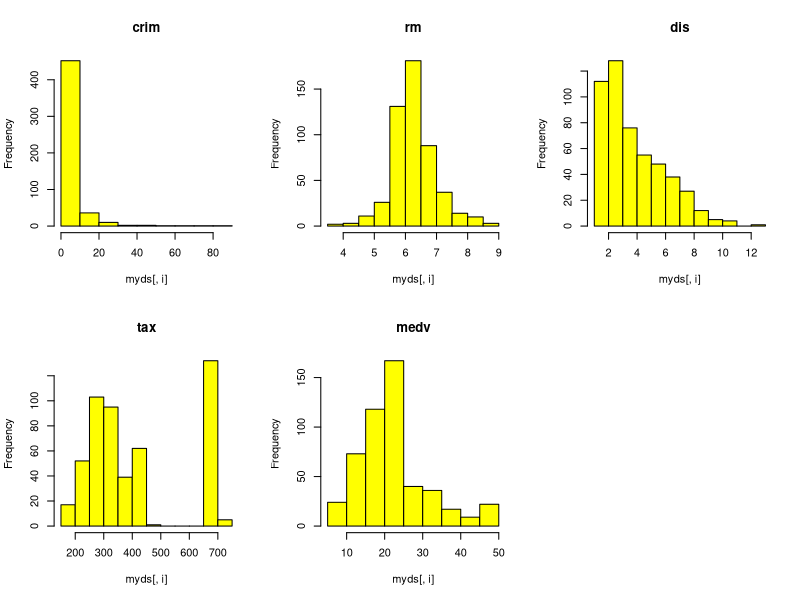
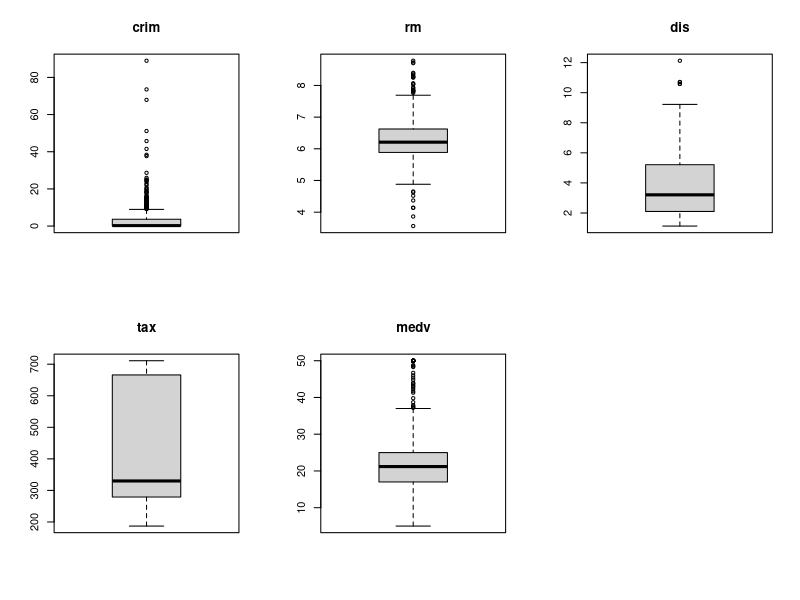

Write R code to recreate these figures, in order.
# BostonHouse
# crim : 지역의 1인당 범죄율
# rm : 주택 1 가구당 방의 개수
# dis : 보스턴의 5개 직업 센터까지의 거리
# tax : 재산세율
# medv : 주택 가격
install.packages(mlbench)
library(mlbench)
data("BostonHousing")
myds<-BostonHousing[,c("crim","rm","dis","tax","medv")]

# grp 변수 추가 (주택 가격 상/중/하 25.0 이상이면 상/17.0 이하이면 하/나머지를 중)
grp <-c()
for (i in 1:nrow(myds)) {
    if (myds$medv[i] >= 25.0) {
        grp[i] <- "H"
    } else if (myds$medv[i] <= 17.0) {
        grp[i] <- "L"
    } else {
        grp[i] <- "M"
    }
}
grp <- factor(grp)                          # 문자 벡터를 팩터 타입으로 변경
grp <- factor(grp, levels=c("H","M","L"))   # 레벨의 순서를 H, L, M -> H, M, L 변경
myds <- data.frame(myds, grp)               # myds에 grp 열 추가
head(myds)
str(myds)
table(myds$grp)                             # 주택 가격 그룹별 분포 (도수 분포표)

# 히스토그램 관측값들의 분포 확인
par(mfrow=c(2,3))
for (i in 1:5) {
    hist(myds[,i], main=colnames(myds)[i], col="yellow")
}
par(mfrow=c(1,1))   # 히스토그램 해제
# rm, mdev : 정규분포에 깝다.
# crim, dis : 한쪽으로 쏠리는 형상
# tax : 중간에 관측값이 없는 빈 구간이 존재하는 특성
# 관측값들이 정규분포가 아닌 이상 분포에 대한 해석이 필수

# 상자 그림에 의한 관측값의 분포 확인
# 정보(grp)를 제외하고 나머지 5개 변수에 대해 boxplot() 함수를 작성
par(mfrow=c(2,3))
for (i in 1:5) {
    boxplot(myds[,i], main=colnames(myds)[i])
}
par(mfrow=c(1,1))
# crim은 관측값들이 좁은 밀집되어 있고 (관측값들의 편차가 매우 작다.)